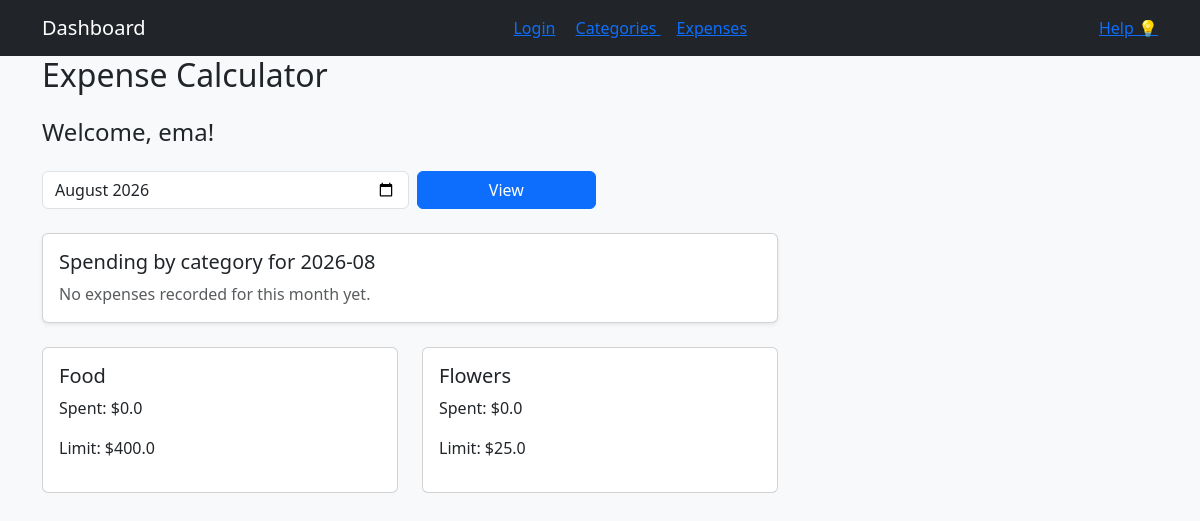
Page / (signed in) on the earlier database version.
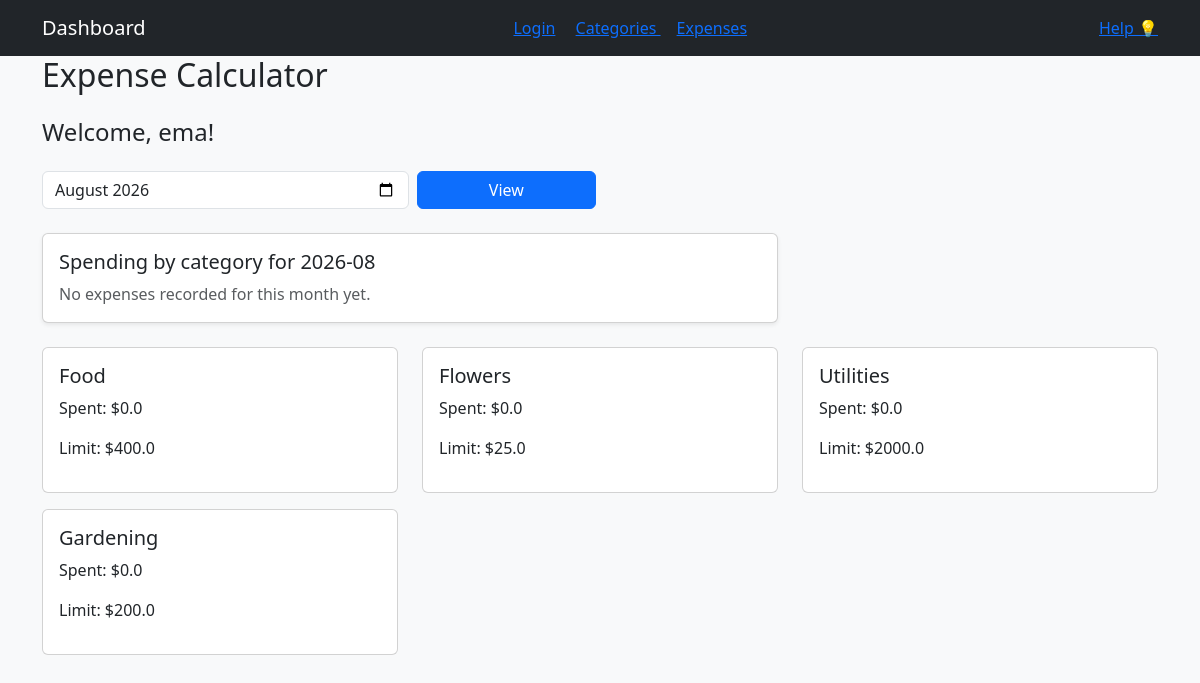
Same page on the later database version.
### tables this page shows
CREATE TABLE category (id INTEGER PRIMARY KEY AUTOINCREMENT UNIQUE NOT NULL, name TEXT, spending_limit INTEGER, user_id INTEGER REFERENCES user (id));

### app.py (the view)
@app.route("/") #this will be the homepage/dashboard of the app
def home():
    user = session.get("user")
    if not user:
        return redirect(url_for("login"))
    user_id = user[0]
    selected_month = request.args.get("month") or datetime.date.today().strftime("%Y-%m")
    sql = '''SELECT category.id, category.name, category.spending_limit, IFNULL(SUM(expenses.amount_spent), 0) AS total_amount_spent FROM category LEFT JOIN expenses ON category.id = expenses.category_id
                AND expenses.user_id = ?
                AND strftime('%Y-%m', expenses.date) = ?
            WHERE category.user_id = ?
            GROUP BY category.id'''
    categories = query_db(sql, args=(user_id, selected_month, user_id))
    monthly_sql = '''SELECT expenses.id, expenses.name, expenses.amount_spent,
                    strftime('%Y-%m-%d', expenses.date) AS date,
                    category.name AS category, expenses.category_id
                    FROM expenses
                    JOIN category ON expenses.category_id = category.id
                    WHERE expenses.user_id = ? AND strftime('%Y-%m', expenses.date) = ?'''
    monthly_expenses = query_db(monthly_sql, args=(user_id, selected_month))
    monthly_totals = build_monthly_category_totals(monthly_expenses, selected_month)
    pie_segments = build_pie_chart_segments(monthly_totals)
    get_db().commit()
    username = user[1]
    return render_template(
        "home.html",
        categories=categories,
        username=username,
        selected_month=selected_month,
        monthly_totals=monthly_totals,
        pie_segments=pie_segments,
    )

### app.py (called while the page is built, shortened)
def get_db():
    db = getattr(g, '_database', None)
    if db is None:
        db = g._database = sqlite3.connect(DATABASE)
    return db

@app.teardown_appcontext
def close_connection(exception):
    db = getattr(g, '_database', None)
    if db is not None:
        db.close()

def query_db(query, args=(), one=False):
    cur = get_db().execute(query, args)
    rv = cur.fetchall()
    cur.close()
    return (rv[0] if rv else None) if one else rv

def build_monthly_category_totals(expenses, month):
    totals = {}
    for expense in expenses:
        expense_date = expense[3] if len(expense) > 3 else ""
        category_name = expense[4] if len(expense) > 4 else ""
        if expense_date.startswith(month) and category_name:
            amount = float(expense[2] or 0)
            totals[category_name] = totals.get(category_name, 0.0) + amount
    return totals

def build_pie_chart_segments(totals):
    colors = ["#0d6efd", "#198754", "#dc3545", "#ffc107", "#6f42c1", "#20c997", "#fd7e14"]
    if not totals:
        return []

### templates/home.html (shortened to what this page needs)
{%extends "base.html"%}
{%block content%}
<h2 class = "mb-4"> Expense Calculator </h2>
{% if username %}
    <h4 class="mb-4">Welcome, {{ username }}!</h4>
{% endif %}
<form method="get" class="row g-2 mb-4">
    <div class="col-md-4">
        <input class="form-control" type="month" name="month" value="{{ selected_month }}">
    </div>
    <div class="col-md-2">
        <button class="btn btn-primary w-100" type="submit">View</button>
    </div>
</form>
<div class="row mb-4">
    <div class="col-md-8">
        <div class="card shadow-sm">
            <div class="card-body">
                <h5 class="card-title">Spending by category for {{ selected_month }}</h5>
                {% if pie_segments %}
                    <svg width="260" height="260" viewBox="0 0 220 220" role="img" aria-label="Pie chart of monthly spending">
                        <circle cx="110" cy="110" r="70" fill="none" stroke="#e9ecef" stroke-width="40"></circle>
                        {% for segment in pie_segments %}
                            <circle cx="110" cy="110" r="70" fill="none" stroke="{{ segment.color }}" stroke-width="40" stroke-linecap="round"
                                    stroke-dasharray="{{ segment.dasharray }}"
                                    stroke-dashoffset="{{ segment.dashoffset }}"
                                    transform="rotate(-90 110 110)"></circle>
                        {% endfor %}
                        <circle cx="110" cy="110" r="35" fill="white"></circle>
                        <text x="110" y="105" text-anchor="middle" font-size="14" fill="#212529">{{ selected_month }}</text>
                        <text x="110" y="126" text-anchor="middle" font-size="14" fill="#212529">Total</text>
                    </svg>
                    <ul class="mt-3">
                        {% for segment in pie_segments %}
                            <li><span style="color:{{ segment.color }};">■</span> {{ segment.name }} — ${{ segment.amount }} ({{ segment.percent }}%)</li>
                        {% endfor %}
                    </ul>
                {% else %}
                    <p class="text-muted mb-0">No expenses recorded for this month yet.</p>
                {% endif %}
            </div>
        </div>
    </div>
</div>
<div class="row">
    {% for category in categories %}
        <div class="col-md-4 mb-3">
            <div class="card {% if category[3]|float > category[2]|float %}border-danger{% endif %}">
                <div class="card-body">
                    <h5 class="card-title">{{ category[1] }}</h5>
                    <p>Spent: ${{ category[3]|float | round(2) }}</p>
                    <p>Limit: ${{ category[2]|float | round(2) }}</p>
                </div>
            </div>
        </div>
    {% endfor %}
</div>
{% endblock %}

### templates/base.html (shortened to what this page needs)
<!DOCTYPE html>
<html lang="en">
<head>
    <link rel="stylesheet" href="https://cdn.jsdelivr.net/npm/bootstrap@5.3.2/dist/css/bootstrap.min.css">
</head>
<body class = "bg-light">
        <nav class = "navbar navbar-expand-lg navbar-dark bg-dark mb4">
            <div class = "container">
                <a class = "navbar-brand" href = "{{url_for('home')}}"> Dashboard</a>
                <div>
                    <a class="bt btn-lightbtn-sm me-3" href = "{{ url_for('login') }}"> Login</a>
                    <a class="bt btn-light btn-sm me-3" href ="{{url_for ('view_categories')}}">Categories </a>
                    <a class="bt btn-light btn-sm me" href ="{{ url_for('view_expenses') }}"> Expenses </a>
                </div>
                <a class="bt btn-light btn-sm me" href ="{{ url_for('help') }}"> Help 💡 </a>
            </div>
        </nav>
        <div class="container">
            {%block content%}{%endblock%}
        </div>
</body>
</html>

Differences in the rows shown:
added category: name "Utilities", category "0.0", spending_limit "2000.0"
added category: name "Gardening", category "0.0", spending_limit "200.0"
